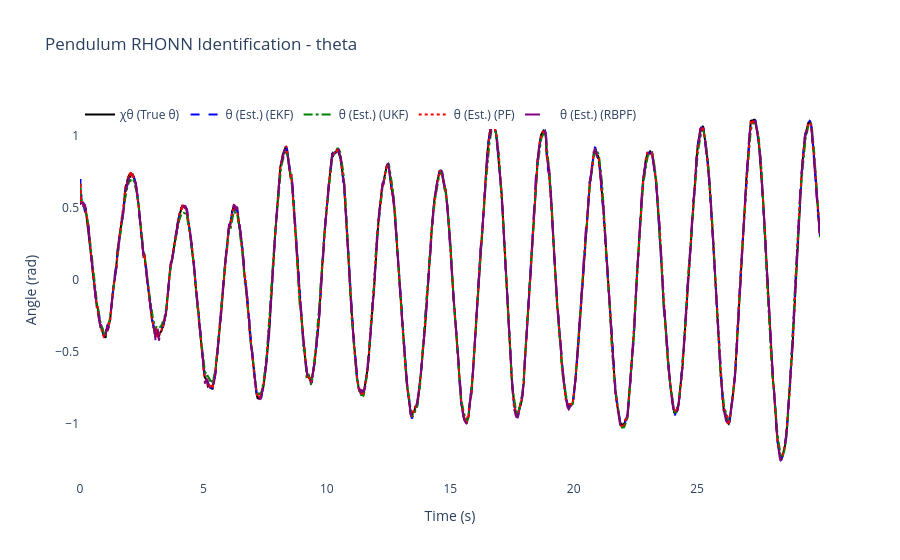
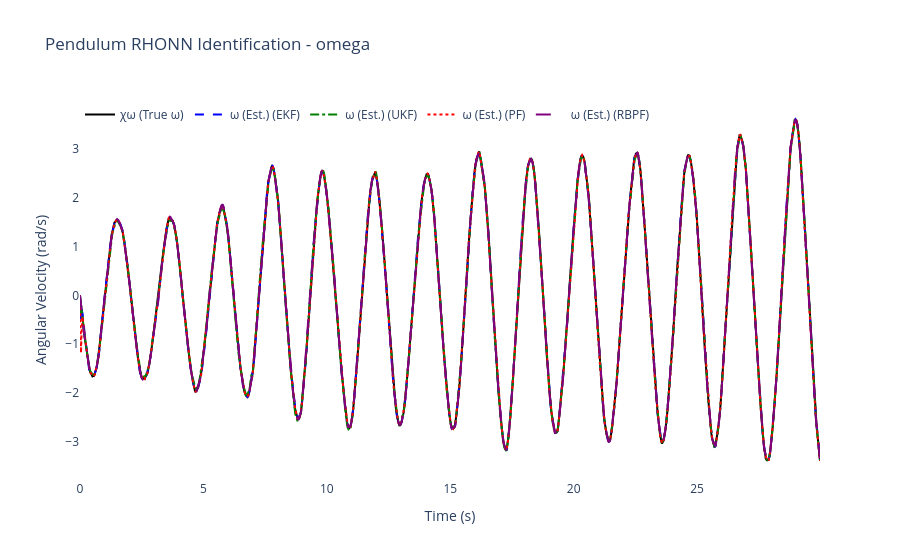
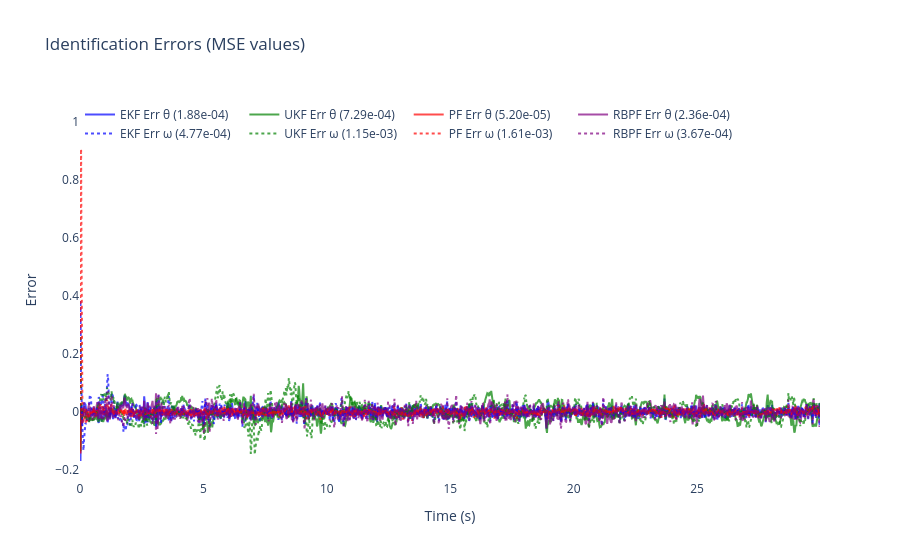
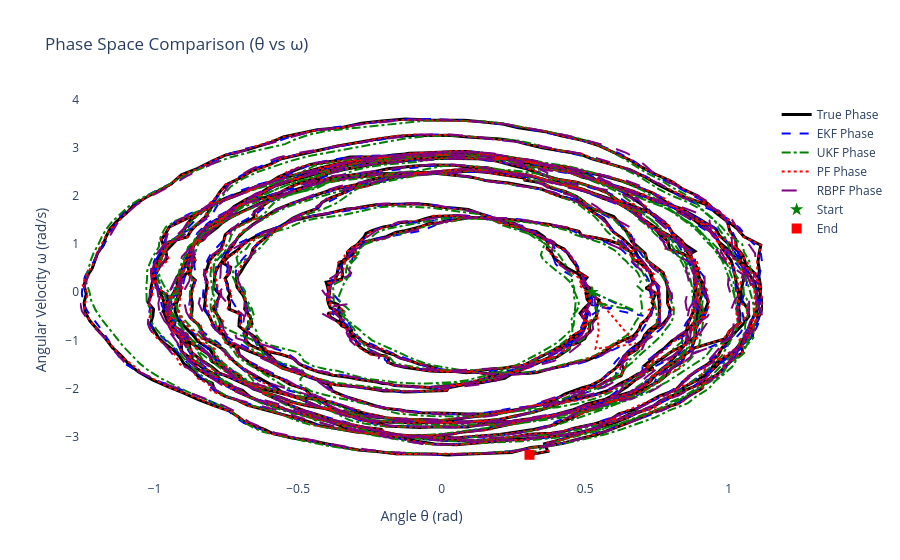

Notebook code for these charts, in order:
### Code cell
# ============================================================
# 6) Results & plots for Nonlinear Pendulum
# ============================================================

mse_theta_ekf = np.mean((x_true[:, 0] - x_hat_ekf[:, 0])**2)
mse_omega_ekf = np.mean((x_true[:, 1] - x_hat_ekf[:, 1])**2)

mse_theta_ukf = np.mean((x_true[:, 0] - x_hat_ukf[:, 0])**2)
mse_omega_ukf = np.mean((x_true[:, 1] - x_hat_ukf[:, 1])**2)

mse_theta_pf = np.mean((x_true[:, 0] - x_hat_pf[:, 0])**2)
mse_omega_pf = np.mean((x_true[:, 1] - x_hat_pf[:, 1])**2)

mse_theta_rbpf = np.mean((x_true[:, 0] - x_hat_rbpf[:, 0])**2)
mse_omega_rbpf = np.mean((x_true[:, 1] - x_hat_rbpf[:, 1])**2)

mse_total_ekf = mse_theta_ekf + mse_omega_ekf
mse_total_ukf = mse_theta_ukf + mse_omega_ukf
mse_total_pf = mse_theta_pf + mse_omega_pf
mse_total_rbpf = mse_theta_rbpf + mse_omega_rbpf
mse_totals = {'EKF': mse_total_ekf, 'UKF': mse_total_ukf, 'PF': mse_total_pf, 'RBPF': mse_total_rbpf}
best_filter = min(mse_totals, key=mse_totals.get)


print("🎯" + "="*65)
print(f"🏆 MEJOR FILTRO: {best_filter} (MSE total: {mse_totals[best_filter]:.6f})")
print(f"🎲 SEMILLA USADA: {RANDOM_SEED}")
print("="*67)


print(f"\nFinal EKF-RHONN Weights:")
for i in range(2):
    state_names = ['theta', 'omega']
    print(f"  Neuron {i+1} ({state_names[i]}): {ekf_trainer.weights[i]}")

print(f"\nFinal UKF-RHONN Weights:")
for i in range(2):
    state_names = ['theta', 'omega']
    print(f"  Neuron {i+1} ({state_names[i]}): {ukf_trainer.weights[i]}")

print(f"\nFinal PF-RHONN Weight Estimates:")
pf_estimates = pf_trainer.get_estimate()
for i in range(2):
    state_names = ['theta', 'omega']
    print(f"  Neuron {i+1} ({state_names[i]}): {pf_estimates[i]}")

print(f"\nFinal RBPF-RHONN Weight Estimates:")
rbpf_estimates = rbpf_trainer.get_estimate()
for i in range(2):
    state_names = ['theta', 'omega']
    print(f"  Neuron {i+1} ({state_names[i]}): {rbpf_estimates[i]}")

print("\n--- Performance Comparison (MSE) ---")
print(f"EKF  MSE theta: {mse_theta_ekf:.6f}")
print(f"EKF  MSE omega: {mse_omega_ekf:.6f}")
print(f"UKF  MSE theta: {mse_theta_ukf:.6f}")
print(f"UKF  MSE omega: {mse_omega_ukf:.6f}")
print(f"PF   MSE theta: {mse_theta_pf:.6f}")
print(f"PF   MSE omega: {mse_omega_pf:.6f}")
print(f"RBPF MSE theta: {mse_theta_rbpf:.6f}")
print(f"RBPF MSE omega: {mse_omega_rbpf:.6f}")

states_info = [
    {'idx': 0, 'var': 'theta', 'desc': 'Angle', 'y_label': 'Angle (rad)', 'chi': 'χθ (True θ)', 'x': 'θ (Est.)'},
    {'idx': 1, 'var': 'omega', 'desc': 'Angular Velocity', 'y_label': 'Angular Velocity (rad/s)', 'chi': 'χω (True ω)', 'x': 'ω (Est.)'}
]

for state_info in states_info:
    i = state_info['idx']
    trace_plant = go.Scatter(x=t_history, y=x_true[:, i], mode='lines', name=state_info['chi'], line=dict(color='black', width=2))
    trace_ekf = go.Scatter(x=t_history, y=x_hat_ekf[:, i], mode='lines', name=f"{state_info['x']} (EKF)", line=dict(dash='dash', color='blue'))
    trace_ukf = go.Scatter(x=t_history, y=x_hat_ukf[:, i], mode='lines', name=f"{state_info['x']} (UKF)", line=dict(dash='dashdot', color='green'))
    trace_pf = go.Scatter(x=t_history, y=x_hat_pf[:, i], mode='lines', name=f"{state_info['x']} (PF)", line=dict(dash='dot', color='red'))
    trace_rbpf = go.Scatter(x=t_history, y=x_hat_rbpf[:, i], mode='lines', name=f"{state_info['x']} (RBPF)", line=dict(dash='longdash', color='purple'))
    fig = go.Figure([trace_plant, trace_ekf, trace_ukf, trace_pf, trace_rbpf])
    fig.update_layout(title=f'Pendulum RHONN Identification - {state_info["var"]}', xaxis_title='Time (s)', yaxis_title=state_info['y_label'], legend=dict(x=0, y=1, orientation='h'), font=dict(size=12), plot_bgcolor='white', paper_bgcolor='white')
    fig.show()

error_theta_ekf = x_true[:, 0] - x_hat_ekf[:, 0]
error_omega_ekf = x_true[:, 1] - x_hat_ekf[:, 1]
error_theta_ukf = x_true[:, 0] - x_hat_ukf[:, 0]
error_omega_ukf = x_true[:, 1] - x_hat_ukf[:, 1]
error_theta_pf = x_true[:, 0] - x_hat_pf[:, 0]
error_omega_pf = x_true[:, 1] - x_hat_pf[:, 1]
error_theta_rbpf = x_true[:, 0] - x_hat_rbpf[:, 0]
error_omega_rbpf = x_true[:, 1] - x_hat_rbpf[:, 1]

fig2 = go.Figure()
fig2.add_trace(go.Scatter(x=t_history, y=error_theta_ekf, mode='lines', name=f'EKF Err θ ({mse_theta_ekf:.2e})', opacity=0.7, line=dict(color='blue')))
fig2.add_trace(go.Scatter(x=t_history, y=error_theta_ukf, mode='lines', name=f'UKF Err θ ({mse_theta_ukf:.2e})', opacity=0.7, line=dict(color='green')))
fig2.add_trace(go.Scatter(x=t_history, y=error_theta_pf, mode='lines', name=f'PF Err θ ({mse_theta_pf:.2e})', opacity=0.7, line=dict(color='red')))
fig2.add_trace(go.Scatter(x=t_history, y=error_theta_rbpf, mode='lines', name=f'RBPF Err θ ({mse_theta_rbpf:.2e})', opacity=0.7, line=dict(color='purple')))
fig2.add_trace(go.Scatter(x=t_history, y=error_omega_ekf, mode='lines', name=f'EKF Err ω ({mse_omega_ekf:.2e})', opacity=0.7, line=dict(color='blue', dash='dot')))
fig2.add_trace(go.Scatter(x=t_history, y=error_omega_ukf, mode='lines', name=f'UKF Err ω ({mse_omega_ukf:.2e})', opacity=0.7, line=dict(color='green', dash='dot')))
fig2.add_trace(go.Scatter(x=t_history, y=error_omega_pf, mode='lines', name=f'PF Err ω ({mse_omega_pf:.2e})', opacity=0.7, line=dict(color='red', dash='dot')))
fig2.add_trace(go.Scatter(x=t_history, y=error_omega_rbpf, mode='lines', name=f'RBPF Err ω ({mse_omega_rbpf:.2e})', opacity=0.7, line=dict(color='purple', dash='dot')))
fig2.update_layout(title='Identification Errors (MSE values)', xaxis_title='Time (s)', yaxis_title='Error', legend=dict(x=0, y=1, orientation='h'), font=dict(size=12), plot_bgcolor='white', paper_bgcolor='white')
fig2.show()

# Phase space plot (θ vs ω)
fig_phase = go.Figure()
fig_phase.add_trace(go.Scatter(x=x_true[:, 0], y=x_true[:, 1], mode='lines', name='True Phase', line=dict(color='black', width=3)))
fig_phase.add_trace(go.Scatter(x=x_hat_ekf[:, 0], y=x_hat_ekf[:, 1], mode='lines', name='EKF Phase', line=dict(color='blue', width=2, dash='dash')))
fig_phase.add_trace(go.Scatter(x=x_hat_ukf[:, 0], y=x_hat_ukf[:, 1], mode='lines', name='UKF Phase', line=dict(color='green', width=2, dash='dashdot')))
fig_phase.add_trace(go.Scatter(x=x_hat_pf[:, 0], y=x_hat_pf[:, 1], mode='lines', name='PF Phase', line=dict(color='red', width=2, dash='dot')))
fig_phase.add_trace(go.Scatter(x=x_hat_rbpf[:, 0], y=x_hat_rbpf[:, 1], mode='lines', name='RBPF Phase', line=dict(color='purple', width=2, dash='longdash')))
fig_phase.add_trace(go.Scatter(x=[x_true[0, 0]], y=[x_true[0, 1]], mode='markers', name='Start', marker=dict(color='green', size=10, symbol='star')))
fig_phase.add_trace(go.Scatter(x=[x_true[-1, 0]], y=[x_true[-1, 1]], mode='markers', name='End', marker=dict(color='red', size=10, symbol='square')))
fig_phase.update_layout(title='Phase Space Comparison (θ vs ω)', xaxis_title='Angle θ (rad)', yaxis_title='Angular Velocity ω (rad/s)', font=dict(size=12), plot_bgcolor='white', paper_bgcolor='white', showlegend=True)
fig_phase.show()


# === RESUMEN DE RENDIMIENTO CON SEMILLA ===
print("\n📊 MSE Desglosado por Filtro:")
print(f"   EKF: {mse_total_ekf:.6f}  |  UKF: {mse_total_ukf:.6f}  |  PF: {mse_total_pf:.6f}  |  RBPF: {mse_total_rbpf:.6f}")

print("\n⏱️ Tiempo de Entrenamiento por Filtro:")
print(f"   EKF: {training_times['EKF']:.4f}s  |  UKF: {training_times['UKF']:.4f}s  |  PF: {training_times['PF']:.4f}s  |  RBPF: {training_times['RBPF']:.4f}s")
print(f"   Total Simulación: {total_simulation_time:.4f}s")

# Calculate relative computational efficiency
fastest_filter = min(training_times, key=training_times.get)
efficiency_ratios = {name: training_times[name]/training_times[fastest_filter] for name in training_times.keys()}
print("\n🚀 Eficiencia Computacional (relativo al más rápido):")
for name, ratio in efficiency_ratios.items():
    efficiency_pct = 100/ratio if ratio > 0 else 0
    print(f"   {name}: {ratio:.2f}x slower ({efficiency_pct:.1f}% efficiency)")

print(f"\n💡 Para reproducir estos resultados:")
print(f"   Principal: RANDOM_SEED = {RANDOM_SEED}")
print(f"   DE Optim.: DE_SEED = {(RANDOM_SEED + 12345) % 100000}")
print(f"   (Cambia línea 8 en celda 4 para usar semilla principal)")

# --- Parameter summary ---
print("\n--- Optimized Parameter Summary ---")
print(f"EKF params: Q={ekf_trainer.Q[0][0,0]:.3e} R={ekf_trainer.R[0][0]:.3e} P0~{ekf_trainer.P[0][0,0]:.3e} eta={ekf_trainer.eta:.3f}")
print(f"UKF params: alpha={ukf_trainer.alpha:.3e} eta={ukf_trainer.eta:.3f} Qdiag={ukf_trainer.Q[0][0,0]:.3e} R={ukf_trainer.R[0][0]:.3e}")
print(f"PF params: Q_std={pf_trainer.Q_std} R_std={pf_trainer.R_std} ESS_th={pf_trainer.ess_threshold:.1f} n_particles={pf_trainer.n_particles}")
print(f"RBPF params: Q_std={rbpf_trainer.Q_std} R_std={rbpf_trainer.R_std} ESS_th={rbpf_trainer.ess_threshold:.1f} n_particles={rbpf_trainer.n_particles} linear_dims={rbpf_trainer.n_linear}/{rbpf_trainer.num_weights_per_neuron}")

print("\nOptimization + simulation complete.")

# 58865

### Figure 1 — Plotly figure (JSON) as saved in the notebook; plotly's stock layout.template omitted (floating-point values rounded to 4 significant figures; data arrays with more than 128 entries replaced by an {"elided": "..."} marker saying what was removed)
{"data": [{"line": {"color": "black", "width": 2}, "mode": "lines", "name": "χθ (True θ)", "type": "scatter", "x": {"elided": "1500 float values"}, "y": {"elided": "1500 float values"}}, {"line": {"color": "blue", "dash": "dash"}, "mode": "lines", "name": "θ (Est.) (EKF)", "type": "scatter", "x": {"elided": "1500 float values"}, "y": {"elided": "1500 float values"}}, {"line": {"color": "green", "dash": "dashdot"}, "mode": "lines", "name": "θ (Est.) (UKF)", "type": "scatter", "x": {"elided": "1500 float values"}, "y": {"elided": "1500 float values"}}, {"line": {"color": "red", "dash": "dot"}, "mode": "lines", "name": "θ (Est.) (PF)", "type": "scatter", "x": {"elided": "1500 float values"}, "y": {"elided": "1500 float values"}}, {"line": {"color": "purple", "dash": "longdash"}, "mode": "lines", "name": "θ (Est.) (RBPF)", "type": "scatter", "x": {"elided": "1500 float values"}, "y": {"elided": "1500 float values"}}], "layout": {"font": {"size": 12}, "legend": {"orientation": "h", "x": 0, "y": 1}, "paper_bgcolor": "white", "plot_bgcolor": "white", "title": {"text": "Pendulum RHONN Identification - theta"}, "xaxis": {"title": {"text": "Time (s)"}}, "yaxis": {"title": {"text": "Angle (rad)"}}}}

### Figure 2 — Plotly figure (JSON) as saved in the notebook; plotly's stock layout.template omitted (floating-point values rounded to 4 significant figures; data arrays with more than 128 entries replaced by an {"elided": "..."} marker saying what was removed)
{"data": [{"line": {"color": "black", "width": 2}, "mode": "lines", "name": "χω (True ω)", "type": "scatter", "x": {"elided": "1500 float values"}, "y": {"elided": "1500 float values"}}, {"line": {"color": "blue", "dash": "dash"}, "mode": "lines", "name": "ω (Est.) (EKF)", "type": "scatter", "x": {"elided": "1500 float values"}, "y": {"elided": "1500 float values"}}, {"line": {"color": "green", "dash": "dashdot"}, "mode": "lines", "name": "ω (Est.) (UKF)", "type": "scatter", "x": {"elided": "1500 float values"}, "y": {"elided": "1500 float values"}}, {"line": {"color": "red", "dash": "dot"}, "mode": "lines", "name": "ω (Est.) (PF)", "type": "scatter", "x": {"elided": "1500 float values"}, "y": {"elided": "1500 float values"}}, {"line": {"color": "purple", "dash": "longdash"}, "mode": "lines", "name": "ω (Est.) (RBPF)", "type": "scatter", "x": {"elided": "1500 float values"}, "y": {"elided": "1500 float values"}}], "layout": {"font": {"size": 12}, "legend": {"orientation": "h", "x": 0, "y": 1}, "paper_bgcolor": "white", "plot_bgcolor": "white", "title": {"text": "Pendulum RHONN Identification - omega"}, "xaxis": {"title": {"text": "Time (s)"}}, "yaxis": {"title": {"text": "Angular Velocity (rad/s)"}}}}

### Figure 3 — Plotly figure (JSON) as saved in the notebook; plotly's stock layout.template omitted (floating-point values rounded to 4 significant figures; data arrays with more than 128 entries replaced by an {"elided": "..."} marker saying what was removed)
{"data": [{"line": {"color": "blue"}, "mode": "lines", "name": "EKF Err θ (1.88e-04)", "opacity": 0.7, "type": "scatter", "x": {"elided": "1500 float values"}, "y": {"elided": "1500 float values"}}, {"line": {"color": "green"}, "mode": "lines", "name": "UKF Err θ (7.29e-04)", "opacity": 0.7, "type": "scatter", "x": {"elided": "1500 float values"}, "y": {"elided": "1500 float values"}}, {"line": {"color": "red"}, "mode": "lines", "name": "PF Err θ (5.20e-05)", "opacity": 0.7, "type": "scatter", "x": {"elided": "1500 float values"}, "y": {"elided": "1500 float values"}}, {"line": {"color": "purple"}, "mode": "lines", "name": "RBPF Err θ (2.36e-04)", "opacity": 0.7, "type": "scatter", "x": {"elided": "1500 float values"}, "y": {"elided": "1500 float values"}}, {"line": {"color": "blue", "dash": "dot"}, "mode": "lines", "name": "EKF Err ω (4.77e-04)", "opacity": 0.7, "type": "scatter", "x": {"elided": "1500 float values"}, "y": {"elided": "1500 float values"}}, {"line": {"color": "green", "dash": "dot"}, "mode": "lines", "name": "UKF Err ω (1.15e-03)", "opacity": 0.7, "type": "scatter", "x": {"elided": "1500 float values"}, "y": {"elided": "1500 float values"}}, {"line": {"color": "red", "dash": "dot"}, "mode": "lines", "name": "PF Err ω (1.61e-03)", "opacity": 0.7, "type": "scatter", "x": {"elided": "1500 float values"}, "y": {"elided": "1500 float values"}}, {"line": {"color": "purple", "dash": "dot"}, "mode": "lines", "name": "RBPF Err ω (3.67e-04)", "opacity": 0.7, "type": "scatter", "x": {"elided": "1500 float values"}, "y": {"elided": "1500 float values"}}], "layout": {"font": {"size": 12}, "legend": {"orientation": "h", "x": 0, "y": 1}, "paper_bgcolor": "white", "plot_bgcolor": "white", "title": {"text": "Identification Errors (MSE values)"}, "xaxis": {"title": {"text": "Time (s)"}}, "yaxis": {"title": {"text": "Error"}}}}

### Figure 4 — Plotly figure (JSON) as saved in the notebook; plotly's stock layout.template omitted (floating-point values rounded to 4 significant figures; data arrays with more than 128 entries replaced by an {"elided": "..."} marker saying what was removed)
{"data": [{"line": {"color": "black", "width": 3}, "mode": "lines", "name": "True Phase", "type": "scatter", "x": {"elided": "1500 float values"}, "y": {"elided": "1500 float values"}}, {"line": {"color": "blue", "dash": "dash", "width": 2}, "mode": "lines", "name": "EKF Phase", "type": "scatter", "x": {"elided": "1500 float values"}, "y": {"elided": "1500 float values"}}, {"line": {"color": "green", "dash": "dashdot", "width": 2}, "mode": "lines", "name": "UKF Phase", "type": "scatter", "x": {"elided": "1500 float values"}, "y": {"elided": "1500 float values"}}, {"line": {"color": "red", "dash": "dot", "width": 2}, "mode": "lines", "name": "PF Phase", "type": "scatter", "x": {"elided": "1500 float values"}, "y": {"elided": "1500 float values"}}, {"line": {"color": "purple", "dash": "longdash", "width": 2}, "mode": "lines", "name": "RBPF Phase", "type": "scatter", "x": {"elided": "1500 float values"}, "y": {"elided": "1500 float values"}}, {"marker": {"color": "green", "size": 10, "symbol": "star"}, "mode": "markers", "name": "Start", "type": "scatter", "x": [0.5236], "y": [0]}, {"marker": {"color": "red", "size": 10, "symbol": "square"}, "mode": "markers", "name": "End", "type": "scatter", "x": [0.306], "y": [-3.38]}], "layout": {"font": {"size": 12}, "paper_bgcolor": "white", "plot_bgcolor": "white", "showlegend": true, "title": {"text": "Phase Space Comparison (θ vs ω)"}, "xaxis": {"title": {"text": "Angle θ (rad)"}}, "yaxis": {"title": {"text": "Angular Velocity ω (rad/s)"}}}}
